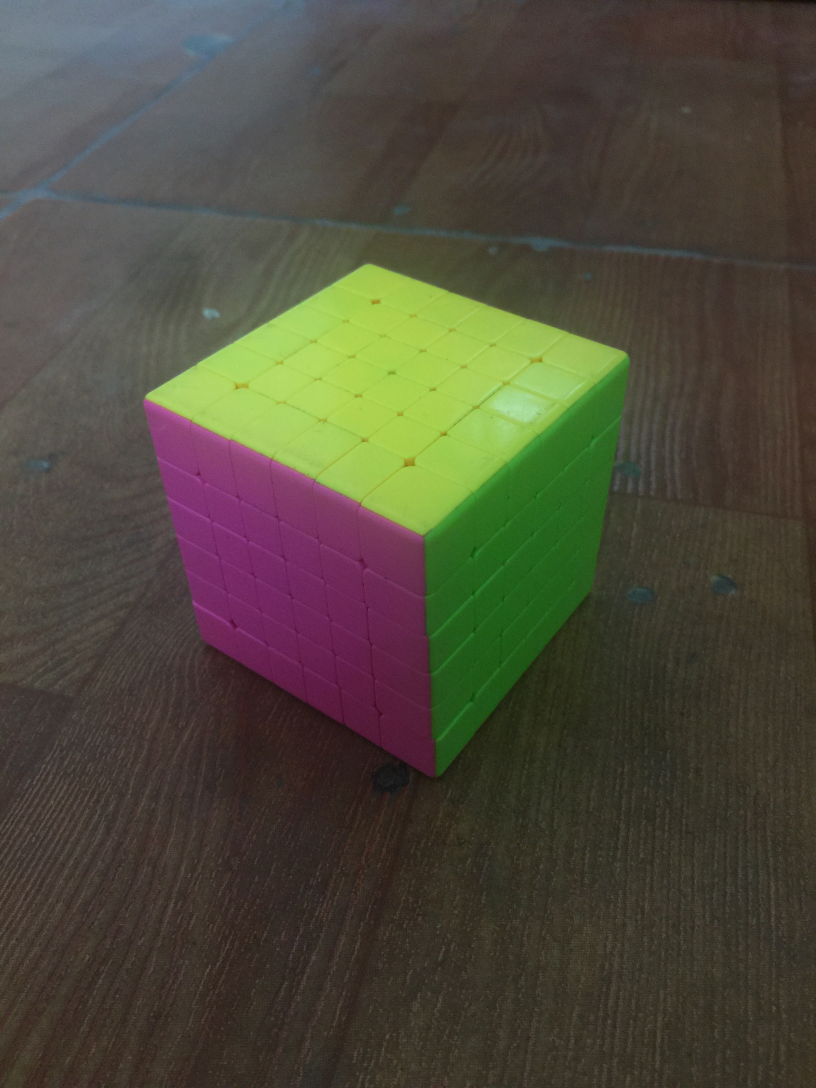
#> input picture image/cube_dark.jpg, 2448 x 3264 px, found by its file name (shown at 1/3 size)
$ python main.py
#> lines starting #> are read from the running program, lines starting #| are printed output that depends on the picture; after the words box and inside, x2 and y2 are one past the last pixel; in counts of white or black regions, pixels touching at a corner belong together
### detect/detect_canny_edge.py
import cv2
import numpy as np


def canny_edge_detection(img, blur_ksize=5, threshold1=100, threshold2=200):
    """
    image_path: link to image
    blur_ksize: Gaussian kernel size
    threshold1: min threshold
    threshold2: max threshold
    """

    # img = cv2.imread(image_path)
    gray = cv2.cvtColor(img, cv2.COLOR_BGR2GRAY)
    # img_gaussian = cv2.GaussianBlur(gray,(blur_ksize,blur_ksize),0)
    # img_canny = cv2.Canny(img_gaussian,threshold1,threshold2)
    img_bila = cv2.bilateralFilter(img,9,75,75)
    img_canny = cv2.Canny(img_bila,threshold1,threshold2)

    return img_canny

def dilate_erode(image, kernel_dilate_size, iter_dilate, kernel_erode_size,  iter_erode):
    kernel_dilate = np.array((kernel_dilate_size, kernel_dilate_size))
    kernel_erode = np.array((kernel_erode_size, kernel_erode_size))
    # dilate = cv2.dilate(image, kernel=kernel_dilate, iterations=iter_dilate)
    # dilate = cv2.filter2D(image, 2, kernel_dilate)
    dilatation_size = kernel_dilate_size
    element = cv2.getStructuringElement(cv2.MORPH_RECT, (2 * dilatation_size + 1, 2 * dilatation_size + 1),
                                       (dilatation_size, dilatation_size))
    dilate = cv2.dilate(image, element, iter_dilate)
    erosion_size = kernel_erode_size
    element = cv2.getStructuringElement(cv2.MORPH_RECT, (2 * erosion_size + 1, 2 * erosion_size + 1),
                                       (erosion_size, erosion_size))

    erosion_dst = cv2.erode(dilate, element, iterations=iter_erode)
    # erode = cv2.erode(dilate, kernel=kernel_erode, iterations=iter_erode)
    return erosion_dst


# [9 lines that do not run on import are left out]

### utils.py
import numpy as np
import csv
import cv2 as cv
import random


# [7 lines left out: function clean_edge, not called in this run]


def parallel(list_point, width):
    rs = []
    l = len(list_point)
    maxl = l-1
    for i in range(maxl):
        n1 = list_point[-1][0] - list_point[i][0]
        mid1 = (list_point[maxl][0] + list_point[i][0])/2
        n2 = list_point[(i+1)%maxl][0] - list_point[(i+2)%maxl][0]
        mid2 = (list_point[(i+1)%maxl][0] + list_point[(i+2)%maxl][0])/2
        d = np.linalg.norm(mid1-mid2)
        # print(math.acos(abs(n1.dot(n2)/(np.linalg.norm(n1)*np.linalg.norm(n2)))))

        if abs(n1.dot(n2)/(np.linalg.norm(n1)*np.linalg.norm(n2))) > 0.95-0.1*d/width: # add d
            # print('parallel', n1, n2)
            rs.append([(list_point[-1][0],list_point[i][0]), (list_point[(i+1)%maxl][0], list_point[(i+2)%maxl][0])])

    return rs


def smooth_matrix(matix, rangeR):
    pass


def find_common_edges(vertices1, vertices2):
    common = 0
    for i in range(len(vertices1)):
        for j in range(len(vertices2)):
            if np.linalg.norm(vertices1[i][0]-vertices2[j][0]) < 12:
                common += 1
    return common


# [63 lines left out: function run, not called in this run]

### structure/node.py
import numpy as np


class Node:
    def __init__(self, vertex, edge, color, parallel):
        self.vertex = vertex
        self.edge = edge
        self.color = color
        self.parallel = parallel
        self.link = []


    def connect(self, node):
        self.link.append(node)


    def infor(self):
        print(self.vertex, self.edge, self.color, self.parallel)


# [5 lines that do not run on import are left out]


### structure/graph.py
import numpy as np


class CharacteristicGraph:
    def __init__(self):
        self.nodes = []
        self.edges = []


    def connect_node(self, index1, index2, weight):
        node1 = self.nodes[index1]
        node2 = self.nodes[index2]
        node1.connect(node2)
        node2.connect(node1)
        self.edges.append([(index1, index2), weight])

### main.py
import numpy as np
from detect.detect_canny_edge import *
import cv2 as cv
import math
import random
import matplotlib.pyplot as plt
from utils import *
from structure.node import Node
from structure.graph import CharacteristicGraph


img = cv.imread('build_3d_object/image/cube_dark.jpg')
#> img is the input picture: shape (3264, 2448, 3); mean B, G, R 58.9, 74.3, 77.3
width, height = img.shape[:2]
if width > 1000:
    img = cv.resize(img, (int(width/4), int(height/4)))
#> img: shape (612, 816, 3)
    width, height = img.shape[:2]
# cv.imshow('origin', img)

# preprocess   *****************************************************************
blur = cv.bilateralFilter(img,9,75,75)
blur5 = cv.filter2D(img, -1, np.ones((5,5), dtype=int)/25)
strong_blur = cv.bilateralFilter(blur5,9,75,75)
hsv_blur = cv.cvtColor(blur, cv.COLOR_BGR2HSV)
#> hsv_blur: shape (612, 816, 3); mean H, S, V 38.5, 80.8, 84.6
gray = cv.cvtColor(img, cv.COLOR_BGR2GRAY)

# detect edge ****************************************************************************
img_canny = canny_edge_detection(strong_blur, 5, 120, 50)
#> in canny_edge_detection, `img_canny = cv2.Canny(img_bila,threshold1,threshold2)`:
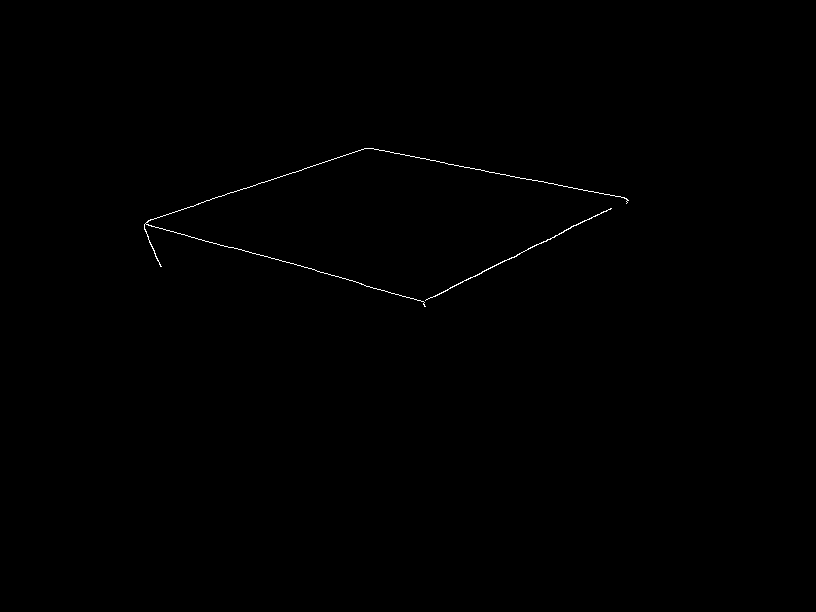
#> img_canny: shape (612, 816); 0.22% white in thin lines or dots, all inside (x1, y1, x2, y2) = (144, 148, 629, 307)
image = cv.addWeighted(img, 1.15, img,0, gamma=-5)
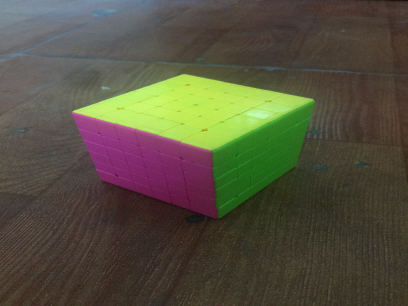
#> image: shape (612, 816, 3) (shown at 1/2 size); mean B, G, R 62.7, 80.5, 84
image_canny = canny_edge_detection(image, 5, 120, 50)
#> call 2 of canny_edge_detection, with blur_ksize = 5, threshold1 = 120, threshold2 = 50
#> in canny_edge_detection (call 2), `gray = cv2.cvtColor(img, cv2.COLOR_BGR2GRAY)`:
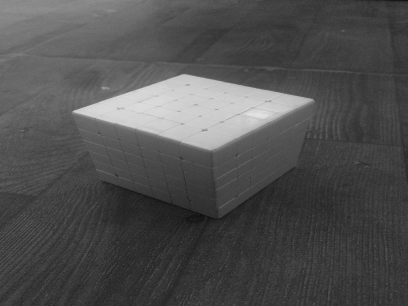
#> gray: shape (612, 816) (shown at 1/2 size); min 7, max 231, mean 79.5
#> in canny_edge_detection (call 2), `img_canny = cv2.Canny(img_bila,threshold1,threshold2)`:
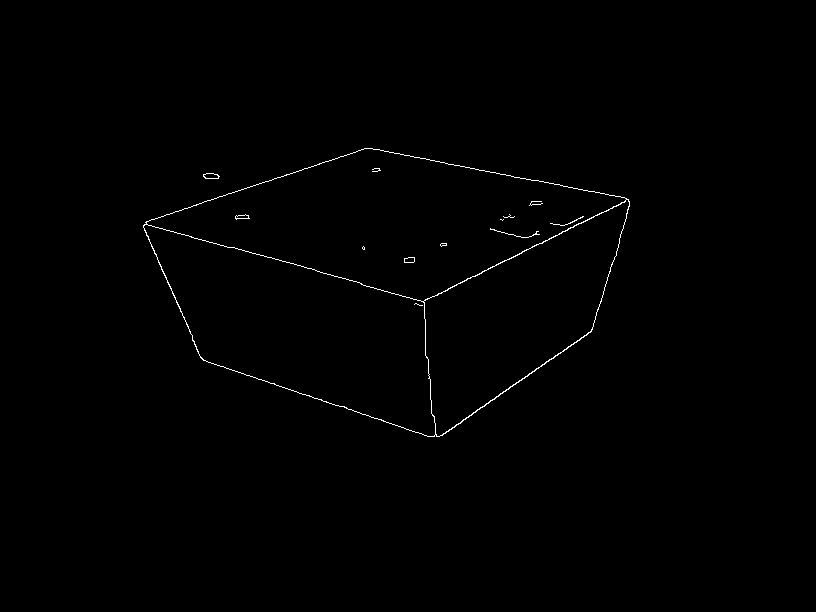
#> img_canny: shape (612, 816); 0.46% white in thin lines or dots, all inside (x1, y1, x2, y2) = (143, 148, 630, 437)
final_edge = cv.addWeighted(image_canny,0.5, img_canny,0.5, 0)
cv.imshow('final_edge',final_edge)
final_edge = dilate_erode(final_edge, 2, 1, 2, 1)
#> in dilate_erode, `dilate = cv2.dilate(image, element, iter_dilate)`:
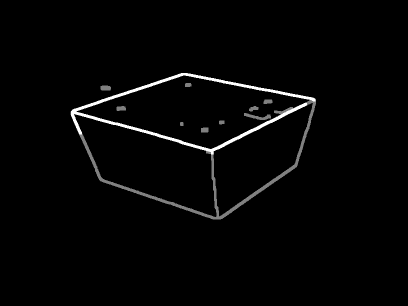
#> dilate: shape (612, 816) (shown at 1/2 size); min 0, max 255, mean 4.9
cv.imshow('dier',final_edge)

# cv.imshow('image_canny',image_canny)
# cv.imshow('img_canny',img_canny)

# contour ****************************************************************************
_, thresh = cv.threshold(final_edge, 100, 255,cv.THRESH_BINARY)
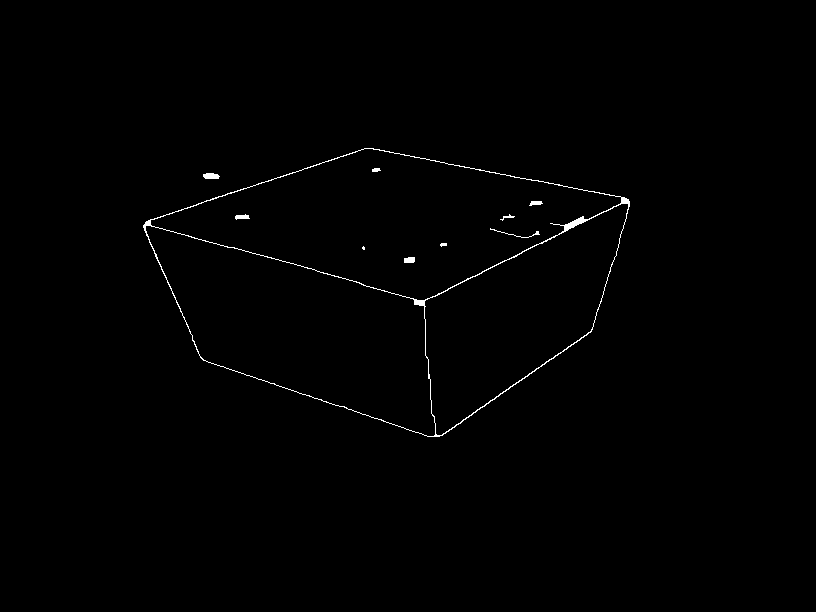
#> thresh: shape (612, 816); 0.56% white in thin lines or dots, all inside (x1, y1, x2, y2) = (143, 148, 630, 437)
contours, hierarchy = cv.findContours(thresh, cv.RETR_TREE, cv.CHAIN_APPROX_NONE)
#> contours = 13 contours, 5 with area under 20; largest, box (x1, y1, x2, y2) and area: (143, 148, 630, 437) 93924, (150, 148, 622, 301) 37792, (145, 225, 436, 437) 32334, (424, 203, 629, 436) 23177, (203, 173, 220, 179) 66, (404, 257, 415, 263) 46, (235, 214, 250, 220) 41, (529, 201, 543, 206) 34
print(len(contours))
#| 13
# print(hierarchy)

final_contours = []
for cont in contours:
    approx = cv.approxPolyDP(cont,0.01*cv.arcLength(cont,True), True)
    area = cv.contourArea(cont)
    if area / len(approx) > 150:
        if area > 1600:
            final_contours.append(cont)
#> this loop made 13 passes
#> area on passes 1, 2, 6, 11, 12: 66.5, 93924.5, 46, 41, 33.5
#> after the loop, final_contours = 4 contours; box (x1, y1, x2, y2) and area: (143, 148, 630, 437) 93924, (150, 148, 622, 301) 37792, (145, 225, 436, 437) 32334, (424, 203, 629, 436) 23177


print(len(final_contours))
#| 4
cv.drawContours(img, final_contours, -1, (0,255,0), 2)
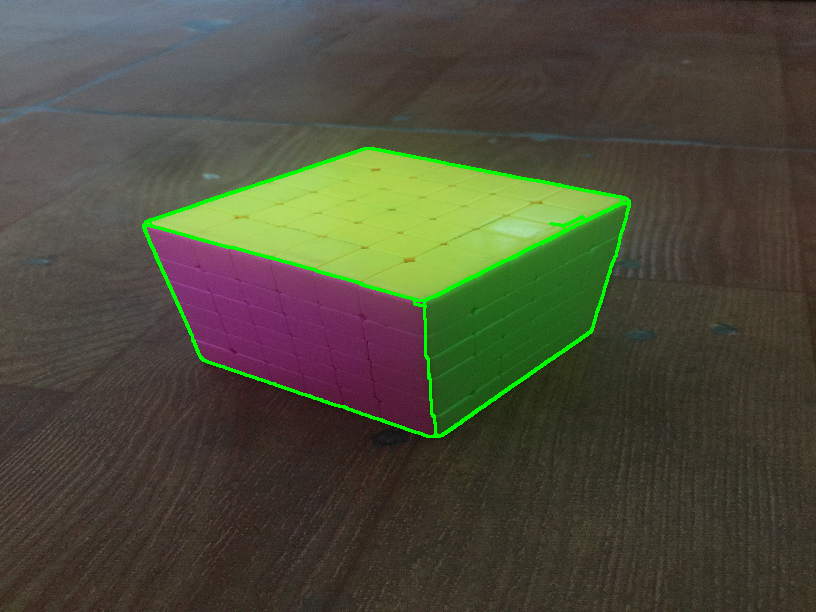
#> img: shape (612, 816, 3); mean B, G, R 57.9, 76.4, 76
# cv.imshow('cont', img)

normal_final = []
for cont in final_contours:
    con = []
    for c in cont:
        con.append(c[0])
    normal_final.append(con)
#> this loop made 4 passes
#> after the loop, normal_final = 4 items


# detect color *********************************************************************
# get list of sample point
sample_list = []
n_per_contour = 5
for i in range(1,len(normal_final)):
    l = []
    for j in range(n_per_contour):
        sample = random.sample(list(normal_final[i]),16)
        l.append(np.mean(sample, axis=0).astype(int))
    sample_list.append(l)
#> this loop made 3 passes
#> after the loop, sample_list = [[[348, 351], [268, 304], [310, 347], [263, 310], [319, 329]], [[521, 310], [546, 312], [510, 308], [532, 328], [566, 289]], [[366, 213], [439, 219], [372, 209], [402, 216], [387, 228]]]

# find color from sample
hsv_list = []
for conto in sample_list:
    color = []
    for point in conto:
        # print(point)
        color.append(hsv_blur[point[1]][point[0]])
    hsv_list.append(np.mean(color,axis=0).astype(int))
#> this loop made 3 passes
#> conto on passes 1 to 3: [[348, 351], [268, 304], [310, 347], [263, 310], [319, 329]], [[521, 310], [546, 312], [510, 308], [532, 328], [566, 289]], [[366, 213], [439, 219], [372, 209], [402, 216], [387, 228]]
#> after the loop, hsv_list = [[158, 166, 114], [57, 183, 101], [39, 159, 210]]


# [10 lines of commented-out code are left out]
nodes = [[] for i in range(len(final_contours)-1)]
#> nodes = [[], [], []]
color = ['green', 'red', 'blue', 'orange', 'yellow','pink']
approxes = []
for i, contour in enumerate(final_contours[1:]):
    approx = cv.approxPolyDP(contour,0.01*cv.arcLength(contour,True), True)
    approxes.append(approx)
    # cv.drawContours(img, [approx], 0,(0,0,0),3)
    # x,y,*_ = approx.ravel()
    # cv.putText(img, str(i),(x,y),cv.FONT_HERSHEY_COMPLEX,1,(0,0,0))
    nodes[i].append(len(approx))
    nodes[i].append(len(approx)) # if closed contour then vertices = edges
    nodes[i].append(hsv_list[i])
    para = parallel(approx, width)
    nodes[i].append(len(para))
    # print(para)
    if i ==0:
        # print(approx)
        for j in range(len(approx)):
            cv.circle(img, tuple(approx[j][0]), radius=4, color=(0,0,50*j), thickness=-1)
#> this loop made 3 passes
#> approx on passes 1 to 3: [[145, 226], [423, 305], [435, 434], [204, 360]], [[627, 203], [591, 330], [437, 435], [424, 301]], [[150, 224], [364, 148], [621, 197], [424, 300]]
#> img: shape (612, 816, 3); 0.04% of pixels changed, all inside (x1, y1, x2, y2) = (141, 222, 440, 439)
#> after the loop, approxes = 3 contours; box (x1, y1, x2, y2) and area: (150, 148, 622, 301) 36606, (145, 226, 436, 435) 30751, (424, 203, 628, 436) 22127
        # print(para[0][0])
        # cv.line(img, tuple(para[0][0][0]),tuple(para[0][0][1]), (0,0,255), 3)
        # cv.line(img, tuple(para[0][1][0]),tuple(para[0][1][1]), (0,0,255), 3)


# interact
cv.imshow('image',img)
# cv.imshow('final', final_contours)
print('nodes:',nodes)
#| nodes: [[4, 4, array([158, 166, 114]), 2], [4, 4, array([ 57, 183, 101]), 2], [4, 4, array([ 39, 159, 210]), 2]]


# buid graph *************************************************************************
cgraph = CharacteristicGraph()
cgraph.nodes = [Node(*nodes[i]) for i in range(len(final_contours)-1)]
#> in __init__, `self.color = color`: self.color = [158, 166, 114]
#> cgraph.nodes = 3 items
# print(cgraph.nodes)

for i in range(len(final_contours)-2):
    for j in range(i+1,len(final_contours)-1):
        common = find_common_edges(approxes[i], approxes[j])
        if common > 0:
            cgraph.connect_node(i, j, common)
#> this loop made 2 passes
print('edges: ',cgraph.edges)
#| edges:  [[(0, 1), 2], [(0, 2), 2], [(1, 2), 2]]
print()


# compare graph ****************************************************************************************

# build object ****************************************************************************************


cv.waitKey(0)
cv.destroyAllWindows()

$ run again, with image/cube1.jpg copied over image/cube_dark.jpg
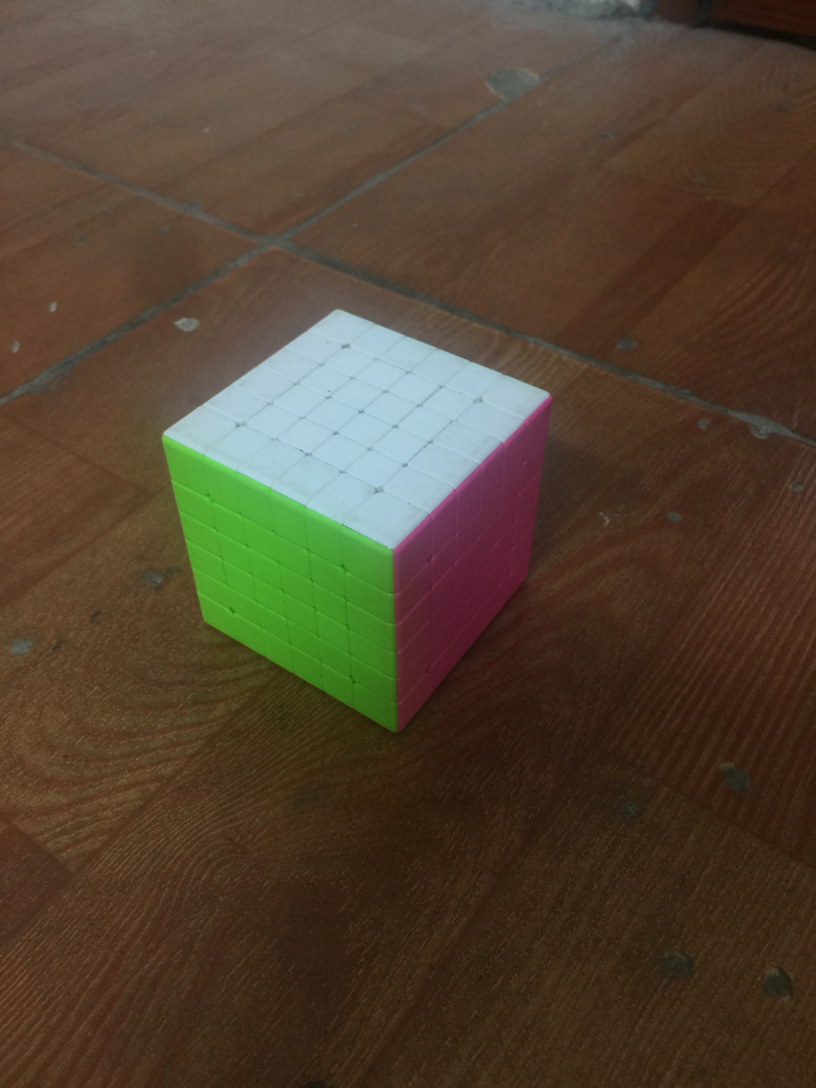
#> input picture image/cube1.jpg, 2448 x 3264 px, found by its file name (shown at 1/3 size)
#> img is the input picture: shape (3264, 2448, 3); mean B, G, R 49.1, 67.5, 82
#> hsv_blur: shape (612, 816, 3); mean H, S, V 24.6, 131.5, 87.7
#> in canny_edge_detection, `img_canny = cv2.Canny(img_bila,threshold1,threshold2)`:
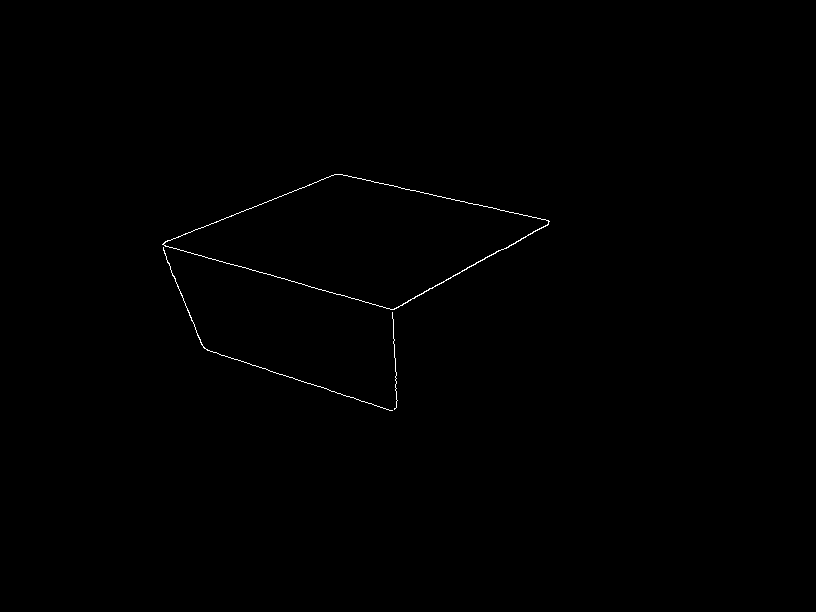
#> img_canny: shape (612, 816); 0.25% white in thin lines or dots, all inside (x1, y1, x2, y2) = (162, 174, 550, 411)
#> img_canny: shape (612, 816); 0.45% white in thin lines or dots, all inside (x1, y1, x2, y2) = (12, 0, 816, 412)
#> thresh: shape (612, 816); 0.65% white; 17 white regions (5 under 20 px)
#> contours = 20 contours, 9 with area under 20; largest, box (x1, y1, x2, y2) and area: (162, 174, 551, 412) 48652, (167, 174, 546, 309) 27044, (164, 247, 397, 411) 20446, (176, 178, 199, 187) 122, (179, 179, 195, 187) 94
#| 20
#> the loop `for cont in contours:` made 20 passes
#> area on passes 3, 4, 5, 6, 9, 16, 18, 20: 34, 121.5, 94, 48652.5, 29, 25, 28.5, 43.5
#> after the loop `for cont in contours:`: final_contours = 3 contours; box (x1, y1, x2, y2) and area: (162, 174, 551, 412) 48652, (167, 174, 546, 309) 27044, (164, 247, 397, 411) 20446
#| 3
#> the loop `for cont in final_contours:` made 3 passes
#> after the loop `for cont in final_contours:`: normal_final = 3 items
#> the loop `for i in range(1,len(normal_final)):` made 2 passes
#> after the loop `for i in range(1,len(normal_final)):`: sample_list = [[[294, 341], [293, 326], [263, 324], [290, 323], [294, 326]], [[371, 212], [320, 246], [353, 232], [377, 227], [349, 217]]]
#> the loop `for conto in sample_list:` made 2 passes
#> conto on passes 1 to 2: [[294, 341], [293, 326], [263, 324], [290, 323], [294, 326]], [[371, 212], [320, 246], [353, 232], [377, 227], [349, 217]]
#> after the loop `for conto in sample_list:`: hsv_list = [[53, 188, 159], [99, 55, 220]]
#> nodes = [[], []]
#> the loop `for i, contour in enumerate(final_contours[1:]):` made 2 passes
#> (approx, l in parallel, maxl in parallel) on passes 1 to 2: ([[164, 248], [391, 309], [396, 407], [206, 349]], 4, 3), ([[167, 245], [334, 174], [545, 220], [394, 308]], 4, 3)
#> after the loop `for i, contour in enumerate(final_contours[1:]):`:
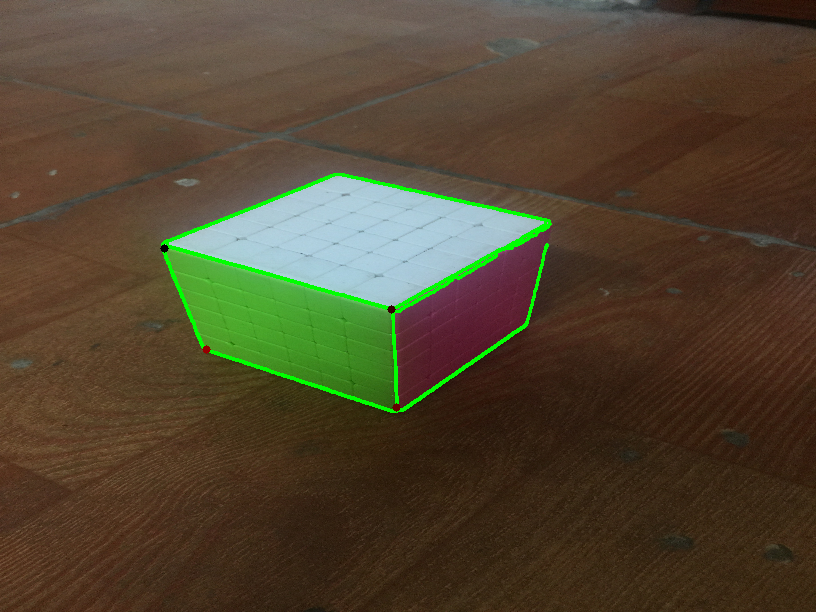
#> img: shape (612, 816, 3); mean B, G, R 47.9, 69.1, 80.7
#> after the loop `for i, contour in enumerate(final_contours[1:]):`: approxes = 2 contours; box (x1, y1, x2, y2) and area: (167, 174, 546, 309) 26076, (164, 248, 397, 408) 19348
#| nodes: [[4, 4, array([ 53, 188, 159]), 2], [4, 4, array([ 99,  55, 220]), 2]]
#> self.color = [53, 188, 159]
#> cgraph.nodes = 2 items
#> the loop `for i in range(len(final_contours)-2):` made 1 pass
#| edges:  [[(0, 1), 2]]
